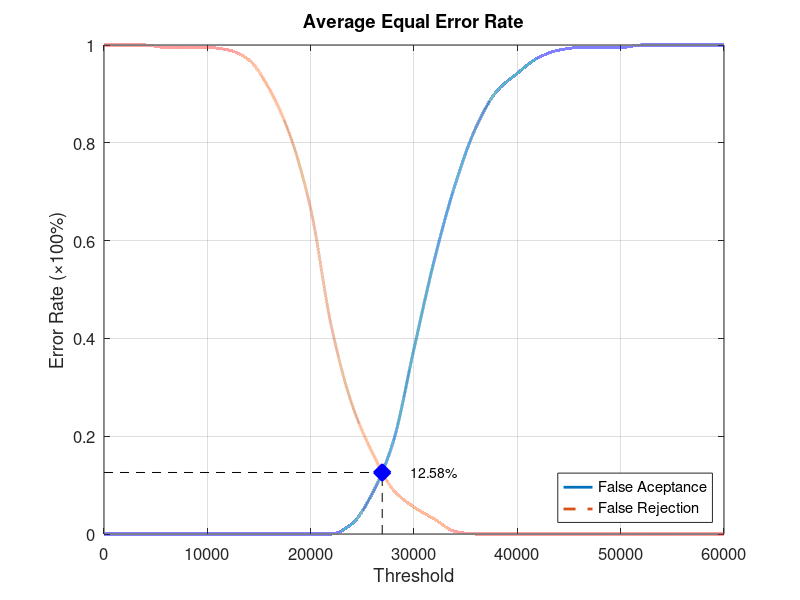
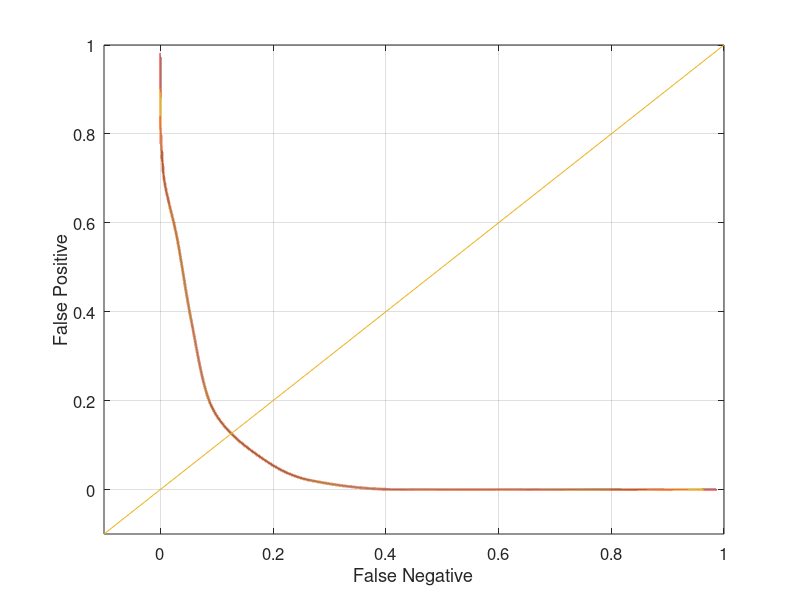

Source code (MATLAB) for these figures, in order:
function yEER = Database5_3
close all;
clear;
clc;
x = 0:2000:60000;
xq = 0:0.5:60000;

y0 = [0 0 0 0 0 0 0 0 0 0 0 0 0.0210526 0.0842105 0.189474 0.378947 0.563158 0.715789 0.831579 0.905263 0.942105 0.973684 0.989474 0.994737 0.994737 0.994737 1 1 1 1 1];
yy0 = interp1(x, y0, xq, 'pchip');
y1 = [1 1 1 0.995 0.995 0.995 0.99 0.97 0.91 0.815 0.665 0.425 0.265 0.165 0.09 0.055 0.03 0.005 0 0 0 0 0 0 0 0 0 0 0 0 0];
yy1 = interp1(x, y1, xq, 'pchip');

% Calculating EER: 
y2 = abs(y0 - y1);
find(y2 == min(y2))
yy2 = abs(yy0 - yy1);
xEER = find(yy2 == min(yy2));
xEERIndex = xq(xEER) % X-axis EER
yEER = yy0(xEER) % Y-axis EER

main = figure
plot(xq, yy0,'-','LineWidth', 2);	hold on
plot(xq, yy1,'--','LineWidth', 2);	hold on
plot([xEERIndex xEERIndex], [0 yEER], 'k--');	hold on
plot([0 xEERIndex], [yEER yEER], 'k--');	hold on
plot(xEERIndex, yEER, 'bx', 'LineWidth', 10);	hold on
text(xEERIndex + 10 * xEERIndex / 100, yEER, [num2str(round((10000 * yEER)) / 100) '%'])
legend('False Aceptance', 'False Rejection', 'Location', 'SouthEast')
xlabel('Threshold')
ylabel('Error Rate (\times100%)')
title('Average Equal Error Rate')
set(gca, 'FontSize', 12)
axis([0 60000 0 1])
grid on

print(main, 'Database5_3Main', '-dpng');
FNRxFPR = figure('Color', [1 1 1]);
plot(yy1, yy0, '-', yy1, yy0, 'LineWidth', 2);
hold on
y = -0.1:0.1:1
plot(y, y); 
set(gca, 'FontSize', 12)
xlabel('False Negative')
ylabel('False Positive')
axis([-0.1 1 -0.1 1])
set(gca, 'FontSize', 12)
grid on

print(FNRxFPR, 'Database5_3FNRxFPR','-dpng');
end
